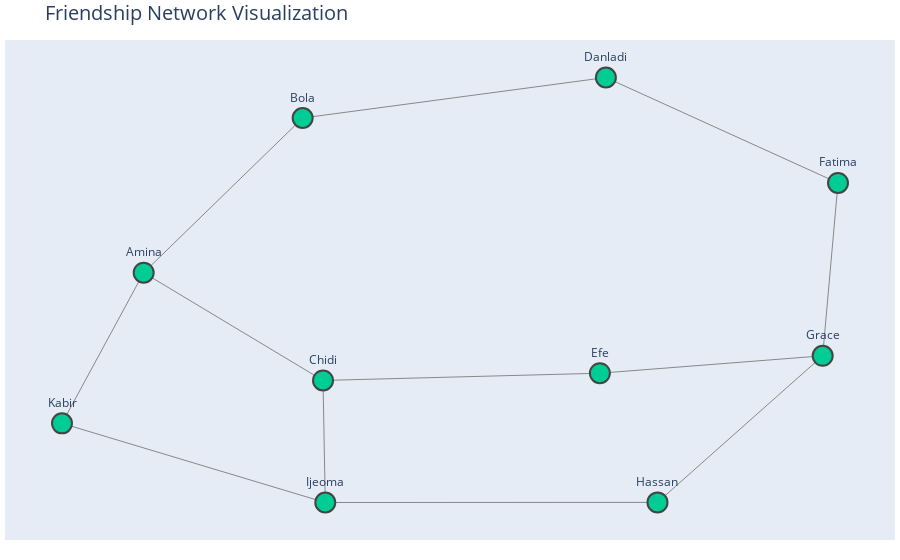

Notebook cell for this chart:
### Code cell
fig = go.Figure(data=[edge_trace, node_trace],
                layout=go.Layout(
                    title='Friendship Network Visualization',
                    titlefont_size=20,
                    showlegend=False,
                    hovermode='closest',
                    margin=dict(b=20, l=5, r=5, t=40),
                    xaxis=dict(showgrid=False, zeroline=False, showticklabels=False),
                    yaxis=dict(showgrid=False, zeroline=False, showticklabels=False)
                ))

fig.show()

### Figure 1 — Plotly figure (JSON) as saved in the notebook; plotly's stock layout.template omitted (floating-point values rounded to 4 significant figures)
{"data": [{"hoverinfo": "none", "line": {"color": "#888", "width": 1}, "mode": "lines", "type": "scatter", "x": [-0.6873, -0.3504, null, -0.6873, -0.3073, null, -0.6873, -0.8603, null, -0.3504, 0.292, null, -0.3073, 0.2793, null, -0.3073, -0.3025, null, 0.292, 0.7838, null, 0.2793, 0.7513, null, 0.7838, 0.7513, null, 0.7513, 0.4013, null, 0.4013, -0.3025, null, -0.3025, -0.8603, null], "y": [0.1913, 0.8322, null, 0.1913, -0.2551, null, 0.1913, -0.4329, null, 0.8322, 1, null, -0.2551, -0.2251, null, -0.2551, -0.7607, null, 1, 0.5632, null, -0.2251, -0.1529, null, 0.5632, -0.1529, null, -0.1529, -0.7602, null, -0.7602, -0.7607, null, -0.7607, -0.4329, null]}, {"hoverinfo": "text", "marker": {"color": "#00CC96", "line": {"width": 2}, "showscale": false, "size": 20}, "mode": "markers+text", "text": ["Amina", "Bola", "Chidi", "Danladi", "Efe", "Fatima", "Grace", "Hassan", "Ijeoma", "Kabir"], "textposition": "top center", "type": "scatter", "x": [-0.6873, -0.3504, -0.3073, 0.292, 0.2793, 0.7838, 0.7513, 0.4013, -0.3025, -0.8603], "y": [0.1913, 0.8322, -0.2551, 1, -0.2251, 0.5632, -0.1529, -0.7602, -0.7607, -0.4329]}], "layout": {"hovermode": "closest", "margin": {"b": 20, "l": 5, "r": 5, "t": 40}, "showlegend": false, "title": {"font": {"size": 20}, "text": "Friendship Network Visualization"}, "xaxis": {"showgrid": false, "showticklabels": false, "zeroline": false}, "yaxis": {"showgrid": false, "showticklabels": false, "zeroline": false}}}
